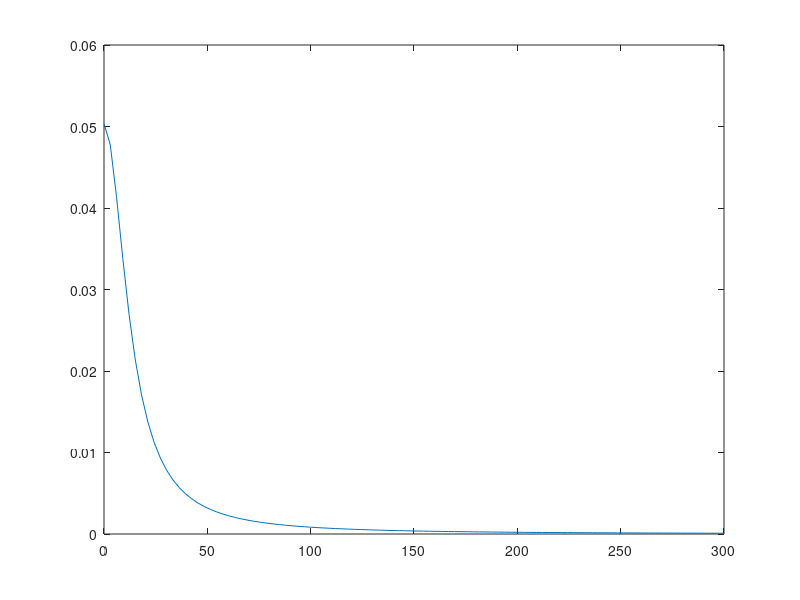

Recreate this plot in MATLAB.
clc, clear all
clf, close all

a = 13;
xs = linspace(0,300);

f = @(x) a^2./(a^2+x.^2);

N = quad(f, 0, 300);


plot(xs,1/N*f(xs));

